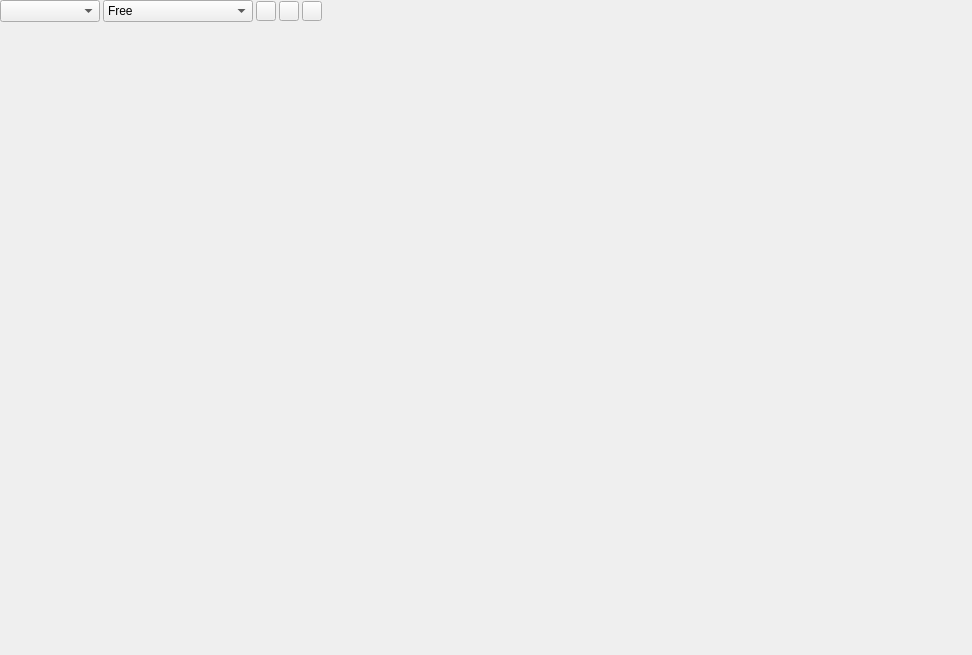
<?xml version="1.0" encoding="UTF-8"?>
<ui version="4.0">
 <class>GameSceneDockWidget</class>
 <widget class="QWidget" name="GameSceneDockWidget">
  <property name="geometry">
   <rect>
    <x>0</x>
    <y>0</y>
    <width>972</width>
    <height>655</height>
   </rect>
  </property>
  <property name="windowTitle">
   <string>GameScene</string>
  </property>
  <layout class="QVBoxLayout" name="verticalLayout">
   <property name="spacing">
    <number>0</number>
   </property>
   <property name="leftMargin">
    <number>0</number>
   </property>
   <property name="topMargin">
    <number>0</number>
   </property>
   <property name="rightMargin">
    <number>0</number>
   </property>
   <property name="bottomMargin">
    <number>0</number>
   </property>
   <item>
    <widget class="QWidget" name="title_bar" native="true">
     <property name="sizePolicy">
      <sizepolicy hsizetype="Preferred" vsizetype="Fixed">
       <horstretch>0</horstretch>
       <verstretch>0</verstretch>
      </sizepolicy>
     </property>
     <layout class="QHBoxLayout" name="horizontalLayout">
      <property name="spacing">
       <number>3</number>
      </property>
      <property name="leftMargin">
       <number>0</number>
      </property>
      <property name="topMargin">
       <number>0</number>
      </property>
      <property name="rightMargin">
       <number>0</number>
      </property>
      <property name="bottomMargin">
       <number>0</number>
      </property>
      <item>
       <widget class="QComboBox" name="camera">
        <property name="sizePolicy">
         <sizepolicy hsizetype="Fixed" vsizetype="Fixed">
          <horstretch>0</horstretch>
          <verstretch>0</verstretch>
         </sizepolicy>
        </property>
        <property name="minimumSize">
         <size>
          <width>100</width>
          <height>0</height>
         </size>
        </property>
        <property name="maximumSize">
         <size>
          <width>100</width>
          <height>16777215</height>
         </size>
        </property>
       </widget>
      </item>
      <item>
       <widget class="QComboBox" name="ratio">
        <property name="sizePolicy">
         <sizepolicy hsizetype="Fixed" vsizetype="Fixed">
          <horstretch>0</horstretch>
          <verstretch>0</verstretch>
         </sizepolicy>
        </property>
        <property name="minimumSize">
         <size>
          <width>150</width>
          <height>0</height>
         </size>
        </property>
        <property name="maximumSize">
         <size>
          <width>150</width>
          <height>16777215</height>
         </size>
        </property>
        <item>
         <property name="text">
          <string>Free</string>
         </property>
        </item>
        <item>
         <property name="text">
          <string>3:2</string>
         </property>
        </item>
        <item>
         <property name="text">
          <string>4:3</string>
         </property>
        </item>
        <item>
         <property name="text">
          <string>5:4</string>
         </property>
        </item>
        <item>
         <property name="text">
          <string>16:9</string>
         </property>
        </item>
        <item>
         <property name="text">
          <string>16:10</string>
         </property>
        </item>
        <item>
         <property name="text">
          <string>1024x768</string>
         </property>
        </item>
        <item>
         <property name="text">
          <string>1080x960</string>
         </property>
        </item>
        <item>
         <property name="text">
          <string>1920x1080</string>
         </property>
        </item>
       </widget>
      </item>
      <item>
       <widget class="QToolButton" name="audio">
        <property name="minimumSize">
         <size>
          <width>20</width>
          <height>20</height>
         </size>
        </property>
        <property name="maximumSize">
         <size>
          <width>20</width>
          <height>20</height>
         </size>
        </property>
        <property name="text">
         <string/>
        </property>
        <property name="checkable">
         <bool>true</bool>
        </property>
       </widget>
      </item>
      <item>
       <widget class="QToolButton" name="fps">
        <property name="minimumSize">
         <size>
          <width>20</width>
          <height>20</height>
         </size>
        </property>
        <property name="maximumSize">
         <size>
          <width>20</width>
          <height>20</height>
         </size>
        </property>
        <property name="text">
         <string/>
        </property>
        <property name="checkable">
         <bool>true</bool>
        </property>
       </widget>
      </item>
      <item>
       <widget class="QToolButton" name="tools">
        <property name="minimumSize">
         <size>
          <width>20</width>
          <height>20</height>
         </size>
        </property>
        <property name="maximumSize">
         <size>
          <width>20</width>
          <height>20</height>
         </size>
        </property>
        <property name="text">
         <string/>
        </property>
       </widget>
      </item>
      <item>
       <spacer name="horizontalSpacer">
        <property name="orientation">
         <enum>Qt::Horizontal</enum>
        </property>
        <property name="sizeHint" stdset="0">
         <size>
          <width>528</width>
          <height>20</height>
         </size>
        </property>
       </spacer>
      </item>
     </layout>
    </widget>
   </item>
   <item>
    <widget class="QWidget" name="display" native="true"/>
   </item>
  </layout>
 </widget>
 <resources/>
 <connections/>
</ui>
